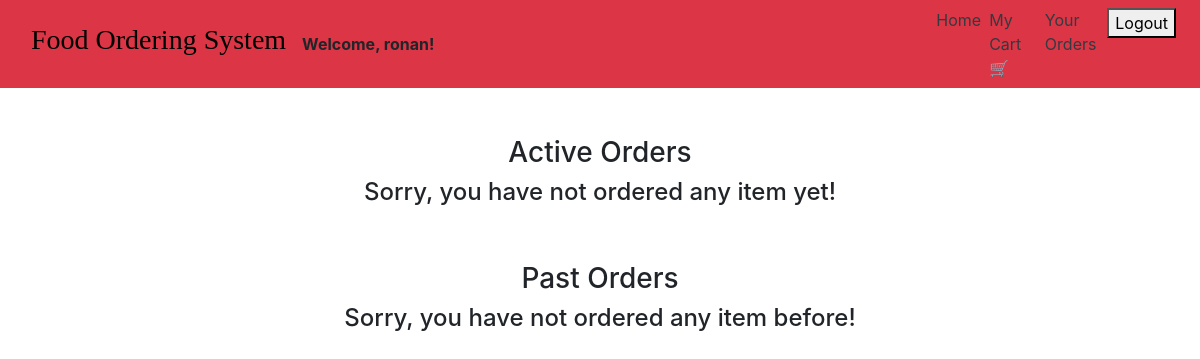
Before: /order_details/ (signed in) with the older database file.
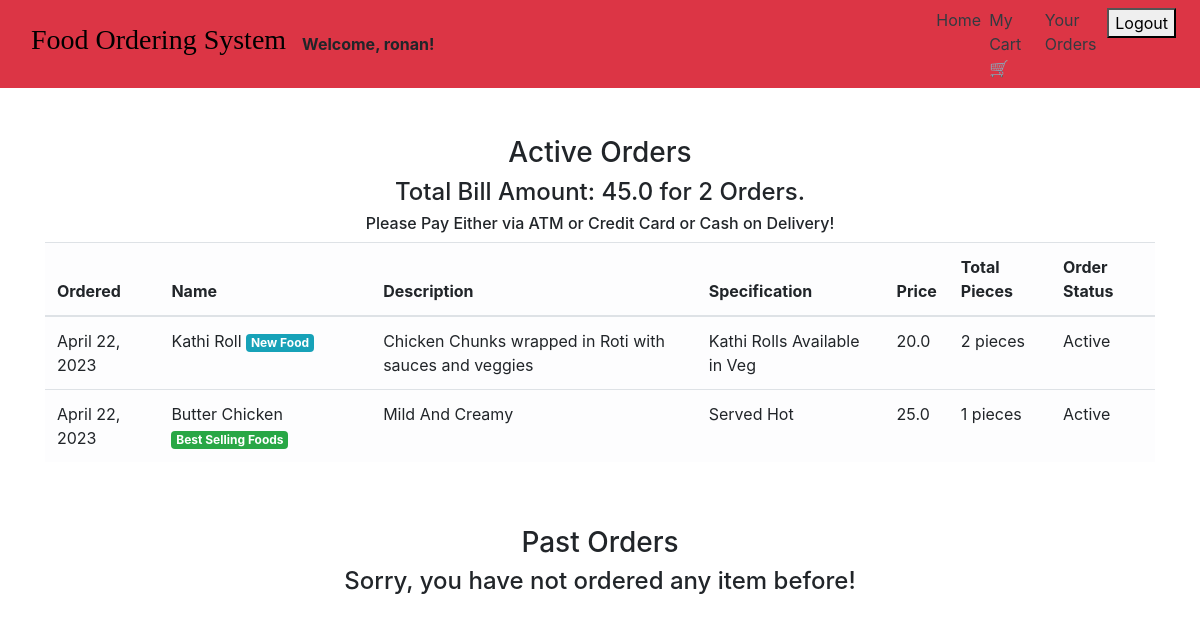
After: the same page with the newer database file.
### main/models.py (models this page shows, shortened)
class CartItems(models.Model):
    ORDER_STATUS = (
        ('Active', 'Active'),
        ('Delivered', 'Delivered')
    )
    user = models.ForeignKey(User, on_delete=models.CASCADE)
    item = models.ForeignKey(Item, on_delete=models.CASCADE)
    ordered = models.BooleanField(default=False)
    quantity = models.IntegerField(default=1)
    ordered_date = models.DateField(default=timezone.now)
    status = models.CharField(max_length=20, choices=ORDER_STATUS, default='Active')
    delivery_date = models.DateField(default=timezone.now)
    class Meta:
        verbose_name = 'Cart Item'
        verbose_name_plural = 'Cart Items'

class Item(models.Model):
    LABELS = (
        ('Best Selling Food', 'Best Selling Food'),
        ('New Food', 'New Food'),
        ('Spicy Food🔥', 'Spicy Food🔥'),
    )
    LABEL_COLOUR = (
        ('danger', 'danger'),
        ('success', 'success'),
        ('primary', 'primary'),
        ('info', 'info'),
        ('warning', 'warning'),
    )
    title = models.CharField(max_length=150)
    description = models.CharField(max_length=250,blank=True)
    price = models.FloatField()
    pieces = models.IntegerField(default=6)
    instructions = models.CharField(max_length=250,default="Available")
    image = models.ImageField(default='default.png', upload_to='images/')
    labels = models.CharField(max_length=25, choices=LABELS, blank=True)
    label_colour = models.CharField(max_length=15, choices=LABEL_COLOUR, blank=True)
    slug = models.SlugField(default="foods")
    created_by = models.ForeignKey(User, on_delete=models.CASCADE)

### main/views.py (the view)
# urls.py: path('order_details/', views.order_details, name='order_details'),
@require_http_methods(["GET", "POST"])
@login_required
def order_details(request):
    items = CartItems.objects.filter(user=request.user, ordered=True,status="Active").order_by('-ordered_date')
    cart_items = CartItems.objects.filter(user=request.user, ordered=True,status="Delivered").order_by('-ordered_date')
    bill = items.aggregate(Sum('item__price'))
    number = items.aggregate(Sum('quantity'))
    pieces = items.aggregate(Sum('item__pieces'))
    total = bill.get("item__price__sum")
    count = number.get("quantity__sum")
    total_pieces = pieces.get("item__pieces__sum")
    context = {
        'items':items,
        'cart_items':cart_items,
        'total': total,
        'count': count,
        'total_pieces': total_pieces
    }
    return render(request, 'main/order_details.html', context)

### main/templatetags/get_group.py (called while the page is built)
@register.filter(name='has_group')
def has_group(user, group_name):
    return user.groups.filter(name=group_name).exists()

### main/templates/main/order_details.html
{% extends "main/layout.html" %}
{% block content %}
<div class="cart">
    <div class="container">
        <div class="row">
            <div class="col-sm-12 mt-5">
                <h3 class="text-center">Active Orders</h3>
                {% if items %}
                <h4 class="text-center">Total Bill Amount: {{total}} for {{ count }} Orders.</h4>
                <h6 class="text-center">Please Pay Either via ATM or Credit Card or Cash on Delivery!</h6>
                <div class="table-responsive">
                    <table class="table table-light">
                        <thead>
                        <tr>
                            <th scope="col">Ordered</th>
                            <th scope="col">Name</th>
                            <th scope="col">Description</th>
                            <th scope="col">Specification</th>
                            <th scope="col">Price</th>
                            <th scope="col">Total Pieces</th>
                            <th scope="col">Order Status</th>
                        </tr>
                        </thead>
                        <tbody>
                            {% for item_active in items %}
                        <tr>
                            <td>{{ item_active.ordered_date }}</td>
                            <td>{{ item_active.item.title }} <span class="badge badge-{{ item_active.item.label_colour }}">{{ item_active.item.labels }}</span></td>
                            <td>{{ item_active.item.description }}</td>
                            <td>{{ item_active.item.instructions }}</td>
                            <td>{{ item_active.item.price }}</td>
                            <td>{{ item_active.item.pieces }} pieces</td>
                            <td>{{ item_active.status }}</td>
                        </tr>
                            {% endfor %}
                        </tbody>
                    </table>
                </div>
                {% else %}
                <h4 class="text-center">Sorry, you have not ordered any item yet!</h4>
                {% endif %}
            </div>
        </div>
        <div class="row">
            <div class="col-sm-12 mt-5">
                <h3 class="text-center">Past Orders</h3>
                {% if cart_items %}
                <div class="table-responsive">
                    <table class="table table-light">
                        <thead>
                        <tr>
                            <th scope="col">Ordered</th>
                            <th scope="col">Name</th>
                            <th scope="col">Description</th>
                            <th scope="col">Specification</th>
                            <th scope="col">Price</th>
                            <th scope="col">Total Pieces</th>
                            <th scope="col">Order Status</th>
                            <th scope="col">Delivery Date</th>
                        </tr>
                        </thead>
                        <tbody>
                            {% for cart in cart_items %}
                        <tr>
                            <td>{{ cart.ordered_date }}</td>
                            <td>{{ cart.item.title }} <span class="badge badge-{{ cart.item.label_colour }}">{{ cart.item.labels }}</span></td>
                            <td>{{ cart.item.description }}</td>
                            <td>{{ cart.item.instructions }}</td>
                            <td>{{ cart.item.price }}</td>
                            <td>{{ cart.item.pieces }} pieces</td>
                            <td>{{ cart.status }}</td>
                            <td>{{ cart.delivery_date }}</td>
                        </tr>
                            {% endfor %}
                        </tbody>
                    </table>
                </div>
                {% else %}
                <h4 class="text-center">Sorry, you have not ordered any item before!</h4>
                {% endif %}
            </div>
        </div>
    </div>
</div>
{% endblock content %}

### main/templates/main/layout.html (shortened to what this page needs)
{% load get_group %}
{% load static %}
<!DOCTYPE html>
<html lang="en">
<head>
    <link rel="stylesheet" href="https://maxcdn.bootstrapcdn.com/bootstrap/4.0.0/css/bootstrap.min.css">
    <link rel="stylesheet" type="text/css" href="{% static 'main/styles.css' %}">
</head>
<body>
    <nav class="navbar navbar-expand-lg navbar-dark bg-danger">
        <div class="container justify-content-center">
        <a class="navbar-brand" href="/"><h3 style="color: black;font-family: Verdana">Food Ordering System</h3></a>
        <div class="collapse navbar-collapse flex-grow-0" id="navbarNav">
            <ul class="navbar-nav text-center">
               {% if user.is_authenticated %}
                    {% if request.user|has_group:"admin_owner" %}
                    <div class=col-md-6 d-flex justify-content-center align-items-center><b> Welcome,admin! </b> </div>
                    {% else %}
                <li><div class="welcome-message ml-6"><b> Welcome, {{ user.first_name }}!</b></div></li>
                {% endif %}
            </div>
            </div>
            <ul class="navbar-nav ml-auto">
            <a href="{% url 'main:home' %}" class="mr-2 text-dark">Home</a>
                    {% if request.user|has_group:"admin_owner" %}
                        <li><a href="{% url 'main:admin_dashboard' %}" class="mr-2 text-dark">DashBoard</a></li>
                        <li>
                            <form class="logout-link" action="{% url 'accounts:logout' %}" method="post">
                                {% csrf_token %}
                                <button type="submit" class="mr-2">Logout</button>
                            </form>
                        </li>
                    {% else %}
                        <li><a href="{% url 'main:cart' %}" class="mr-2 text-dark">My Cart🛒</a></li>
                        <li><a href="{% url 'main:order_details' %}" class="mr-2 text-dark">Your Orders</a></li>
                        <li>
                            <form class="logout-link" action="{% url 'accounts:logout' %}" method="post">
                                <button type="submit" class="mr-2">Logout</button>
                            </form>
                        </li>
                    {% endif %}
                {% else %}
            </ul>
            </ul>
            <ul class="navbar-nav ml-auto">
                <li><a href="{% url 'accounts:login' %}" class="ml-2 text-dark"><b>Login</b></a></li>
                <li><a href="{% url 'accounts:signup' %}" class="ml-2 text-dark"><b>SignUp</b></a></li>
            {% endif %}
            </ul>
    </nav>
    <main role="main">
        {% block content %}{% endblock %}
    </main>

Changed rows visible on the page:
added CartItems: ordered_date "April 22, 2023", item "Kathi Roll", item.labels "New Food", item.description "Chicken Chunks wrapped in Roti with sauces and veggies", item.instructions "Kathi Rolls Available in Veg", item.price "20.0", item.pieces "2", status "Active"
added CartItems: ordered_date "April 22, 2023", item "Butter Chicken", item.labels "Best Selling Foods", item.description "Mild And Creamy", item.instructions "Served Hot", item.price "25.0", item.pieces "1", status "Active"
Other visible differences:
{{ total }}: (not shown) → "45.0"
{{ count }}: (not shown) → "2"
text no longer shown: "Sorry, you have not ordered any item yet!"
text now shown: "Total Bill Amount: for Orders. Please Pay Either via ATM or Credit Card or Cash on Delivery! Ordered Name Description Specification Price Total Pieces Order Status"
